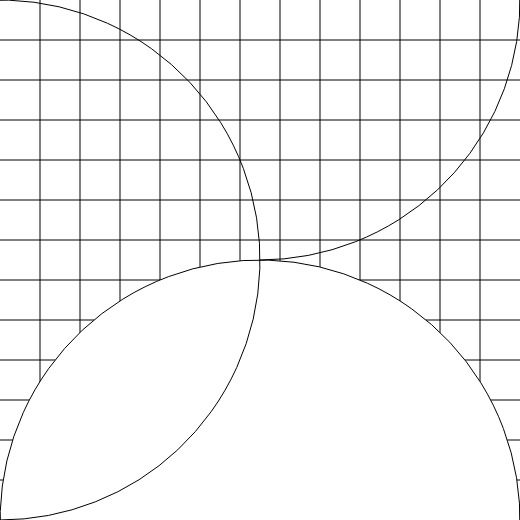
Frame 1 (no input)
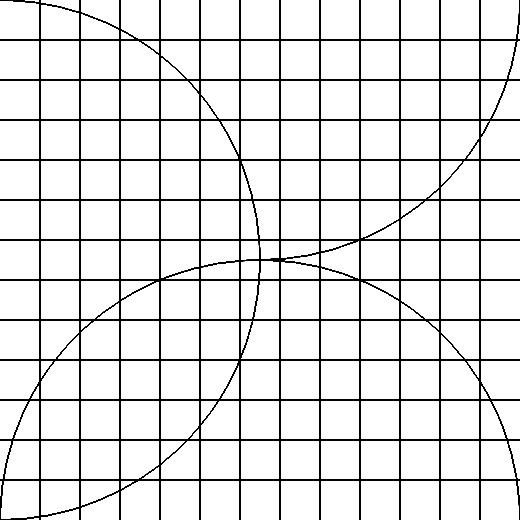
Frame 60 (no input)
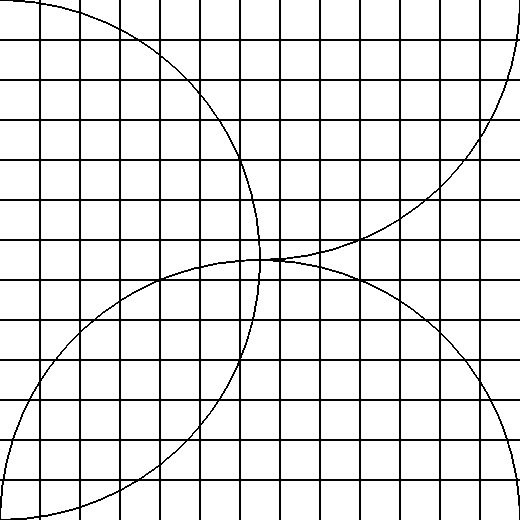
Frame 120 (the mouse pressed at the canvas centre since frame 60)

The p5.js sketch that drew these frames (run headless with seeded random() and noise() and a simulated clock; from frame 60 on, the mouse is pressed at the canvas centre):

// p5.js sketch
// ── sketch.js
var workPlease;
var success;
function setup() {
  createCanvas(520,520);
  workPlease = 0;
  success = 520;
}

  
function draw() {
  line(workPlease, 40, success, 40);
  line(workPlease, 80,success,80);
  line(workPlease,120,success,120);
  line(workPlease,160,success,160);
  line(workPlease,200,success,200);
  line(workPlease,240,success,240);
  line(workPlease,280,success,280);
  line(workPlease,320,success,320);
  line(workPlease,360,success,360);
  line (workPlease,400,success,400);
  line(workPlease,440,success,440);
  line(workPlease,480,success,480);
  line(40, workPlease, 40, success);
  line(80,workPlease,80,success);
  line(120,workPlease,120,success);
  line(160,workPlease,160,success);
  line(200,workPlease,200,success);
  line(240,workPlease,240,success);
  line(280,workPlease,280,success);
  line(320,workPlease,320,success);
  line(360,workPlease,360,success);
  line(400,workPlease,400,success);
  line(440,workPlease,440,success);
  line(480,workPlease,480,success);
  arc(260, 520, 520, 520, 260, HALF_PI);
  noFill();
  arc(workPlease, 260, 520, 520, 260, HALF_PI);
  noFill();
  arc(260, workPlease, 520, 520, 520, HALF_PI);
  noFill();
 


}
